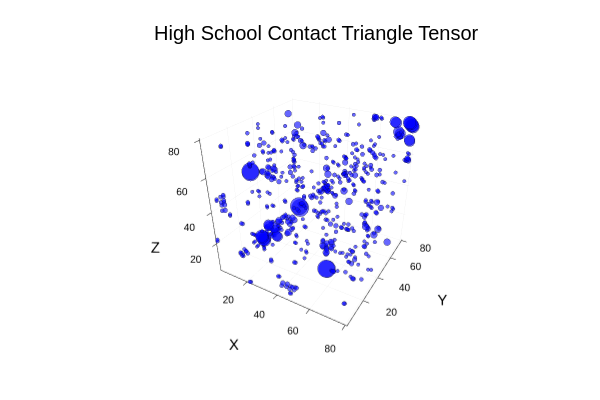

The notebook cell this image was saved under:
### Code cell
# Plot the tensor using Dleto's plotting function
plot_tensor(Triangles, title="High School Contact Triangle Tensor")
